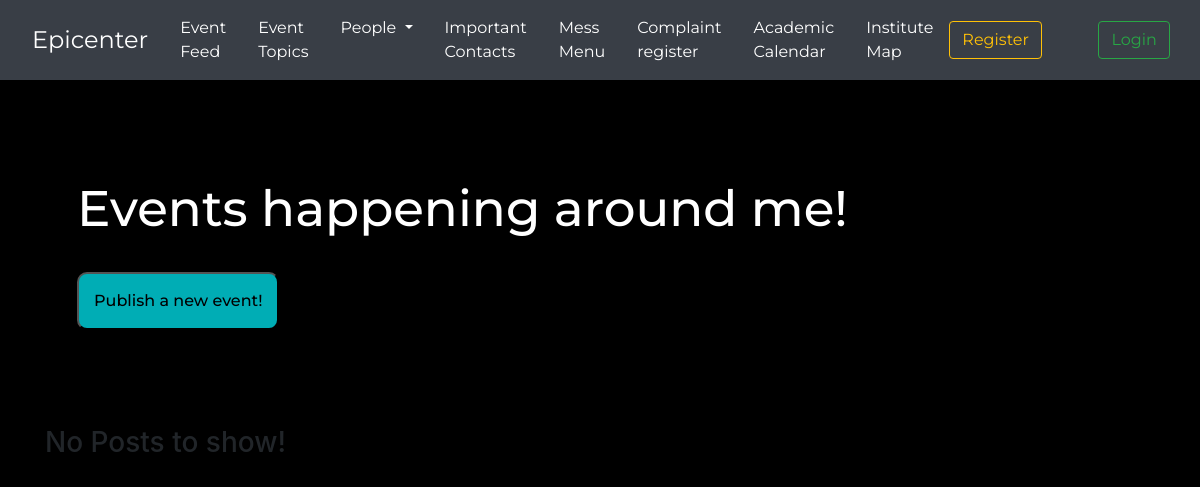
Page /posts/?page=2 on the earlier database version.
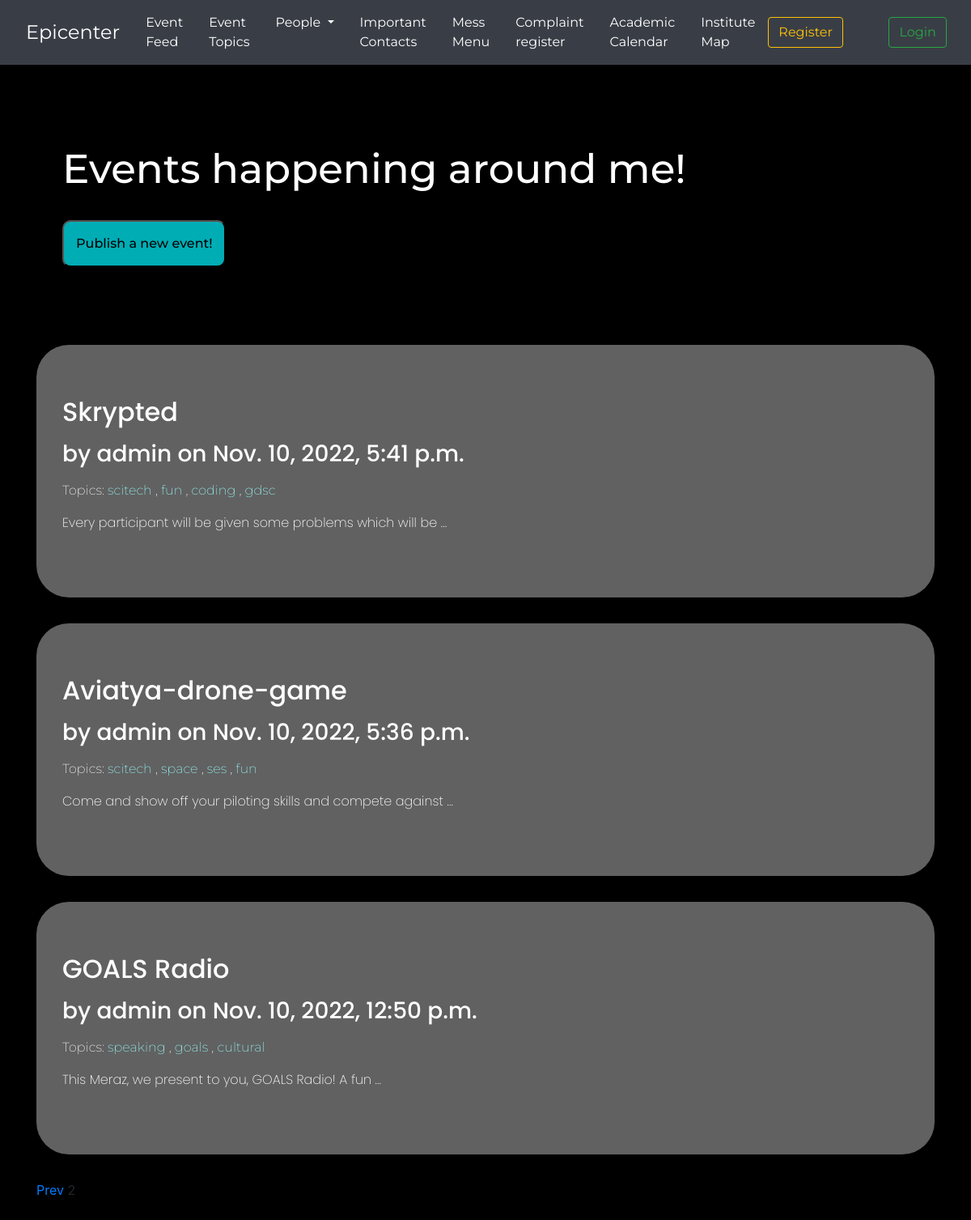
Same page on the later database version.
### posts/models.py (models this page shows, shortened)
class Post(models.Model):
    STATUS_CHOICES = (
        ("draft", "Draft"),
        ("published", "Published"),
    )
    title = models.CharField(max_length=250)
    slug = models.SlugField(max_length=250, null=False, unique=True)
    author = models.ForeignKey(User, on_delete=models.CASCADE, related_name="posts")
    body = models.TextField()
    publish = models.DateTimeField(default=timezone.now)
    created = models.DateTimeField(auto_now_add=True)
    updated = models.DateTimeField(auto_now=True)
    status = models.CharField(max_length=10, choices=STATUS_CHOICES, default="draft")
    objects = models.Manager()
    published = PublishedManager()
    drafts = DraftManager()
    topics = TaggableManager()
    class Meta:
        ordering = ("-publish",)
    def get_absolute_url(self):
        return reverse("posts:post_detail", args=[self.pk, self.slug])

### posts/views.py (the view)
# urls.py: path("", views.posts_home, name="posts_home"),
def posts_home(request, topic_slug=None):
    object_list = Post.published.all()
    topic = None
    if topic_slug:
        topic = get_object_or_404(Tag, slug=topic_slug)
        object_list = object_list.filter(topics__in=[topic])
    paginator = Paginator(object_list, 5)
    page = request.GET.get("page")
    try:
        posts = paginator.page(page)
    except PageNotAnInteger:
        posts = paginator.page(1)
    except EmptyPage:
        posts = paginator.page(paginator.num_pages)
    return render(
        request, "posts/posts_home.html", {"posts": posts, "page": page, "topic": topic}
    )

### posts/models.py (called while the page is built)
    def get_queryset(self):
        return super(PublishedManager, self).get_queryset().filter(status="published")

### posts/templatetags/posts_tags.py (called while the page is built)
@register.filter(name='markdown')
def markdown_format(text):
	return mark_safe(markdown.markdown(text))

### templates/posts/posts_home.html (shortened to what this page needs)
{%extends 'base.html'%}
{%load posts_tags%}
{%block content%}
<h1 class="post-header" style="font-size:50px;font-family:Montserrat,sans-serif;">Events happening around me!</h1>
<button style="
              font-family: 'Montserrat', sans-serif;
              background-color: #00adb5 !important;
			  border-radius:10px;
			  padding:15px;
			  margin-top:25px;
            ">
          <a href="{%url 'posts:new_post'%}" style="text-decoration: none; color: #000000; font-weight: 500">Publish a new event!</a>
        </button>
{%endblock%}
{%block content_no_jt%}
{%if posts%}
{%for post in posts%}
<div class="jumbotron">
	<a href="{{ post.get_absolute_url }}"><h2>{{post.title}}</h2></a>
<p>
	<h3> by {{post.author}} on {{post.publish}}</h3>
</p>
<p style="font-family:Montserrat,sans-serif;">Topics:
	{%for topic in post.topics.all %}
		<a href="{%url 'posts:posts_by_topic' topic.slug %}" style="font-family:Montserrat,sans-serif;">
			{{topic.name}}
		</a>
		{%if not forloop.last %}, {%endif%}
	{%endfor%}
</p>
{{post.body|markdown|truncatewords_html:10}}
</div>
{%endfor%}
{%include 'posts/pagination.html' with page=posts%}
{%else%}
<p>
	<h3>
		No Posts to show!
	</h3>
</p>
{%endif%}
{%endblock%}

Differences in the rows shown:
added Post: title "Skrypted", author "admin", publish "Nov. 10, 2022, 5:41 p.m.", body "Every participant will be given some problems which will be …"
added Tag: name "scitech"
added Tag: name "fun"
added Tag: name "coding", shown under "Skrypted"
added Tag: name "gdsc", shown under "Skrypted"
added Post: title "Aviatya-drone-game", author "admin", publish "Nov. 10, 2022, 5:36 p.m.", body "Come and show off your piloting skills and compete against …"
added Tag: name "space", shown under "Aviatya-drone-game"
added Tag: name "ses", shown under "Aviatya-drone-game"
added Post: title "GOALS Radio", author "admin", publish "Nov. 10, 2022, 12:50 p.m.", body "This Meraz, we present to you, GOALS Radio! A fun …"
added Tag: name "speaking", shown under "GOALS Radio"
added Tag: name "goals", shown under "GOALS Radio"
added Tag: name "cultural", shown under "GOALS Radio"
Other differences:
{{ page.number }}: (not shown) → "2"
text no longer shown: "No Posts to show!"
text now shown: "Prev"
